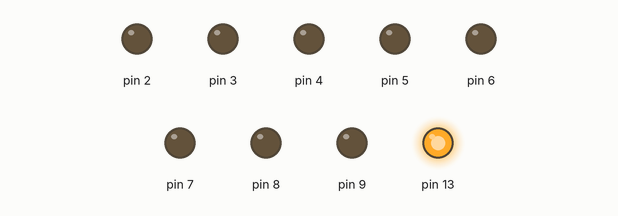
Simulated run of this sketch. Board: Arduino Uno, built with avr-gcc and run on an emulated ATmega328P. Shown: output pins drawn as LEDs (lit = HIGH).

Above: at 0.1 s.
At 6.1 s:
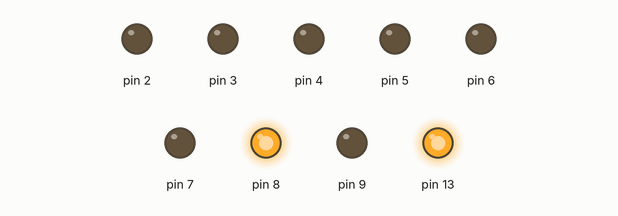
At 7.1 s:
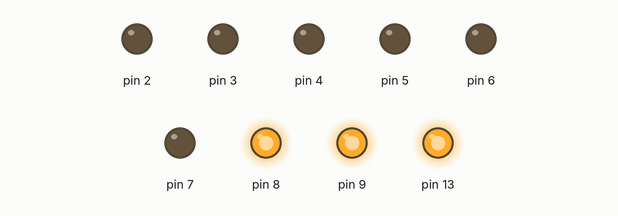
Timing chart, 0 to 8.6 s (numbered marks = the images above):
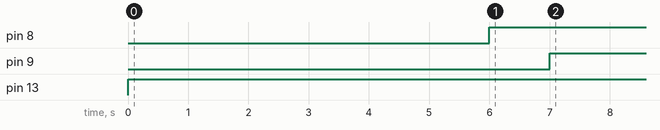

The sketch:

Led-v01.ino
```cpp
void setup() {
  // put your setup code here, to run once:
  pinMode(13,OUTPUT);
  for (int n=2;n<=9;n++)
    {
      pinMode(n,OUTPUT);
    }
}

void loop() {
  // put your main code here, to run repeatedly:
  digitalWrite(13,1);

  int n0[8]={0,0,0,0,0,0,1,1}; //采用数码管中的八个led等的亮起来控制其显示数值
  int z=0;
  for(int x=2;x<=9;x++)
  {
    digitalWrite(x,n0[z]);
    z++;
    if(z>=9)
    {
      z=0;
    }
    delay(1000);
  }

  int n1[8]={1,0,0,1,1,1,1,1};
   z=0;
  for(int x=2;x<=9;x++)
  {
    digitalWrite(x,n0[z]);
    z++;
    if(z>=9)
    {
      z=0;
    }
    delay(1000);
  }

  int n2[8]={0,0,1,0,0,1,0,1};
  z=0;
  for(int x=2;x<=9;x++)
  {
    digitalWrite(x,n0[z]);
    z++;
    if(z>=9)
    {
      z=0;
    }
    delay(1000);
  }
}
```

Measured:
- by itself, pin 8: LOW → HIGH at 6.0 s
- by itself, pin 9: LOW → HIGH at 7.0 s
- by itself, pin 13: LOW → HIGH at 0.00 s
